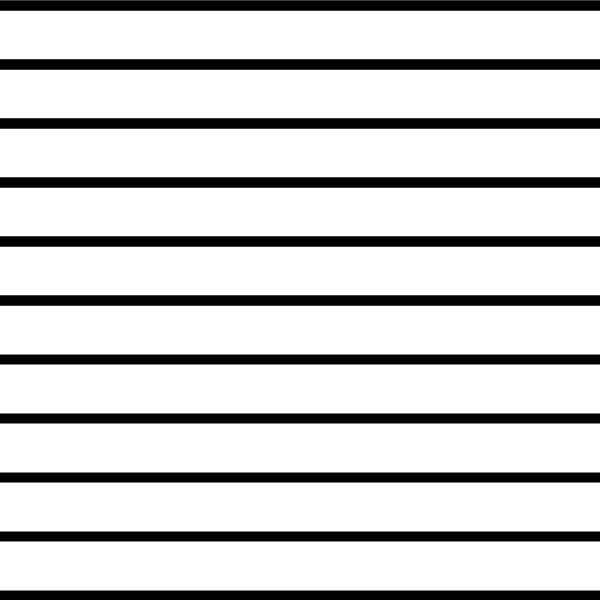
Frame 1 (no input)
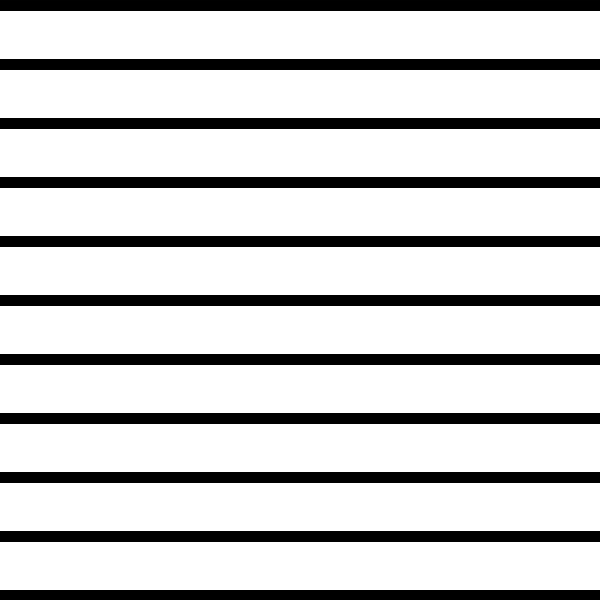
Frame 60 (the mouse pressed at the canvas centre just before this capture)
Frame 120 (the mouse held since frame 60 and released just before this capture): identical to frame 60, image omitted

The Processing sketch that drew these frames (run headless with seeded random() and noise(); from frame 60 on, the mouse is pressed at the canvas centre):

// Processing sketch: sketch_7
// ── sketch_7.pde
/*
this sketch draws a group of horizontal lines to the canvas.
 
 add a conditional that makes every other line red.
 */

void setup() {
  size(600, 600);
  strokeWeight(10);
  background(255);
}

void draw() {
      
  for (int i = 0; i <= 5; i ++) {
    fill(255, 0, 0);
    line(0, 59 * i + 5, width, 59 * i + 5);
  }
  for (int i = 0; i <= 10; i ++) {
    fill(0);
    line(0, 59 * i + 5, width, 59 * i + 5);
  }
}
